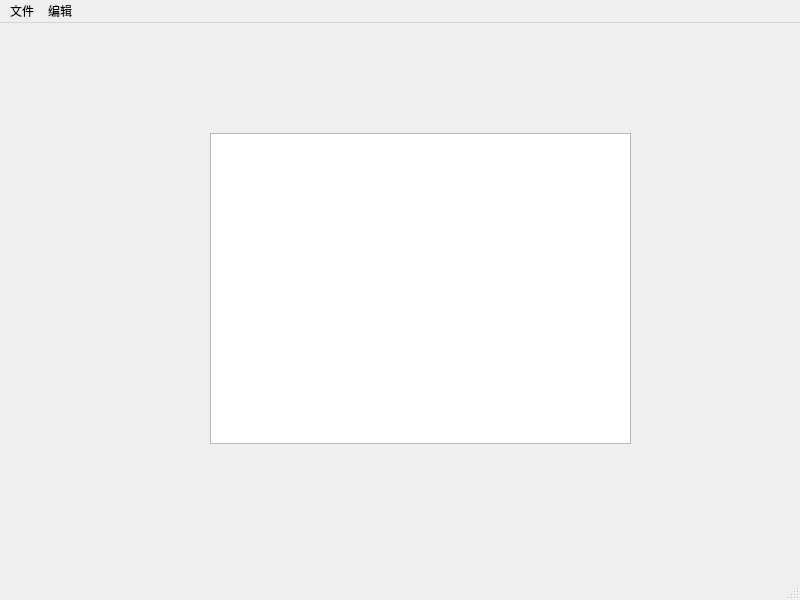
<?xml version="1.0" encoding="UTF-8"?>
<ui version="4.0">
 <class>MainWindow</class>
 <widget class="QMainWindow" name="MainWindow">
  <property name="geometry">
   <rect>
    <x>0</x>
    <y>0</y>
    <width>800</width>
    <height>600</height>
   </rect>
  </property>
  <property name="windowTitle">
   <string>MainWindow</string>
  </property>
  <widget class="QWidget" name="centralwidget">
   <widget class="QTextEdit" name="textEdit">
    <property name="geometry">
     <rect>
      <x>210</x>
      <y>110</y>
      <width>421</width>
      <height>311</height>
     </rect>
    </property>
   </widget>
  </widget>
  <widget class="QMenuBar" name="menubar">
   <property name="geometry">
    <rect>
     <x>0</x>
     <y>0</y>
     <width>800</width>
     <height>21</height>
    </rect>
   </property>
   <widget class="QMenu" name="menu">
    <property name="title">
     <string>文件</string>
    </property>
    <addaction name="actionnew"/>
   </widget>
   <widget class="QMenu" name="menu_2">
    <property name="title">
     <string>编辑</string>
    </property>
   </widget>
   <addaction name="menu"/>
   <addaction name="menu_2"/>
  </widget>
  <widget class="QStatusBar" name="statusbar"/>
  <action name="actionnew">
   <property name="text">
    <string>新建</string>
   </property>
  </action>
 </widget>
 <resources/>
 <connections/>
</ui>
